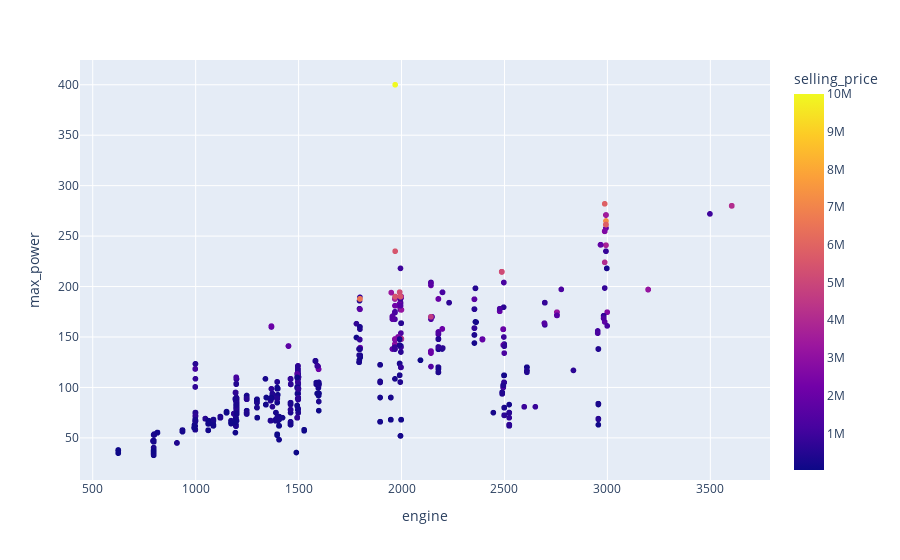

Here is the notebook cell this chart was saved with:
### Code cell
# relationship b/w maximum power and engine cc with respect to selling price

px.scatter(used_cars, x = 'engine', y = "max_power",color = 'selling_price')

### Figure 1 — Plotly figure (JSON) as saved in the notebook; plotly's stock layout.template omitted (floating-point values rounded to 4 significant figures; data arrays with more than 128 entries replaced by an {"elided": "..."} marker saying what was removed)
{"data": [{"hovertemplate": "engine=%{x}<br>max_power=%{y}<br>selling_price=%{marker.color}<extra></extra>", "legendgroup": "", "marker": {"color": {"elided": "7906 int values"}, "coloraxis": "coloraxis", "symbol": "circle"}, "mode": "markers", "name": "", "showlegend": false, "type": "scattergl", "x": {"elided": "7906 int values"}, "xaxis": "x", "y": {"elided": "7906 float values"}, "yaxis": "y"}], "layout": {"coloraxis": {"colorbar": {"title": {"text": "selling_price"}}, "colorscale": [[0, "#0d0887"], [0.1111, "#46039f"], [0.2222, "#7201a8"], [0.3333, "#9c179e"], [0.4444, "#bd3786"], [0.5556, "#d8576b"], [0.6667, "#ed7953"], [0.7778, "#fb9f3a"], [0.8889, "#fdca26"], [1, "#f0f921"]]}, "legend": {"tracegroupgap": 0}, "margin": {"t": 60}, "xaxis": {"anchor": "y", "domain": [0, 1], "title": {"text": "engine"}}, "yaxis": {"anchor": "x", "domain": [0, 1], "title": {"text": "max_power"}}}}
